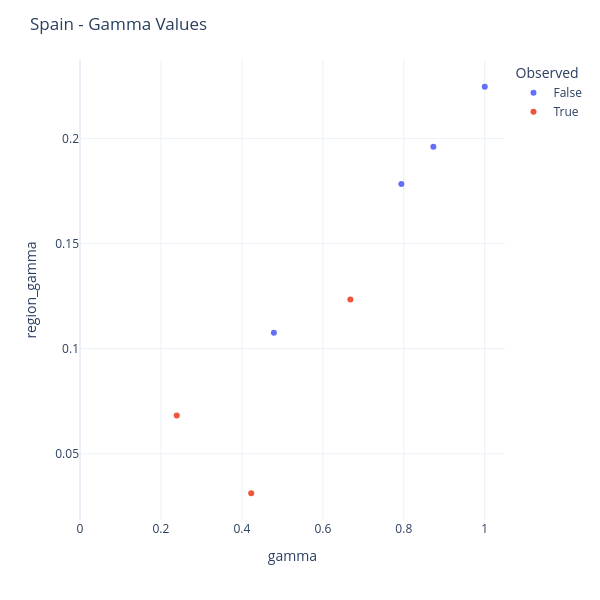

Notebook source saved alongside this figure:
### Code cell
# sns.set_theme(style='whitegrid')
# sns.relplot(data=summary_df.query("region == 'ES'"), x='gamma', y='region_gamma', hue='Observed')

df = summary_df.query("region == 'ES'").reset_index()
fig = px.scatter(
    df,
    x="gamma",
    y="region_gamma",
    color="Observed",
    template="plotly_white",
    hover_data={
        "policy":True,           # format policy
        "gamma":":.3f",
        "region_gamma":":.3f",
        "Observed":True
    },
    width=600,      # square canvas
    height=600
)
fig.update_layout(
    xaxis_title="gamma",
    yaxis_title="region_gamma",
    legend_title_text="Observed",
    title="Spain - Gamma Values"
)
fig.update_xaxes(range=[0, 1.05])

### Figure 1 — Plotly figure (JSON) as saved in the notebook; plotly's stock layout.template omitted (floating-point values rounded to 4 significant figures)
{"data": [{"customdata": [["No_Measure", false], ["Restrict_Mass_Gatherings", false], ["Authorize_Schools_but_Restrict_Mass_Gatherings_and_Others", false], ["Restrict_Mass_Gatherings_and_Schools", false]], "hovertemplate": "Observed=%{customdata[1]}<br>gamma=%{x:.3f}<br>region_gamma=%{y:.3f}<br>policy=%{customdata[0]}<extra></extra>", "legendgroup": "False", "marker": {"color": "#636efa", "symbol": "circle"}, "mode": "markers", "name": "False", "orientation": "v", "showlegend": true, "type": "scatter", "x": [1.0, 0.873, 0.794, 0.479], "xaxis": "x", "y": [0.2247, 0.1962, 0.1784, 0.1076], "yaxis": "y"}, {"customdata": [["Mass_Gatherings_Authorized_But_Others_Restricted", true], ["Restrict_Mass_Gatherings_and_Schools_and_Others", true], ["Lockdown", true]], "hovertemplate": "Observed=%{customdata[1]}<br>gamma=%{x:.3f}<br>region_gamma=%{y:.3f}<br>policy=%{customdata[0]}<extra></extra>", "legendgroup": "True", "marker": {"color": "#EF553B", "symbol": "circle"}, "mode": "markers", "name": "True", "orientation": "v", "showlegend": true, "type": "scatter", "x": [0.668, 0.423, 0.239], "xaxis": "x", "y": [0.1234, 0.03125, 0.0682], "yaxis": "y"}], "layout": {"height": 600, "legend": {"title": {"text": "Observed"}, "tracegroupgap": 0}, "margin": {"t": 60}, "title": {"text": "Spain - Gamma Values"}, "width": 600, "xaxis": {"anchor": "y", "domain": [0, 1], "range": [0, 1.05], "title": {"text": "gamma"}}, "yaxis": {"anchor": "x", "domain": [0, 1], "title": {"text": "region_gamma"}}}}
